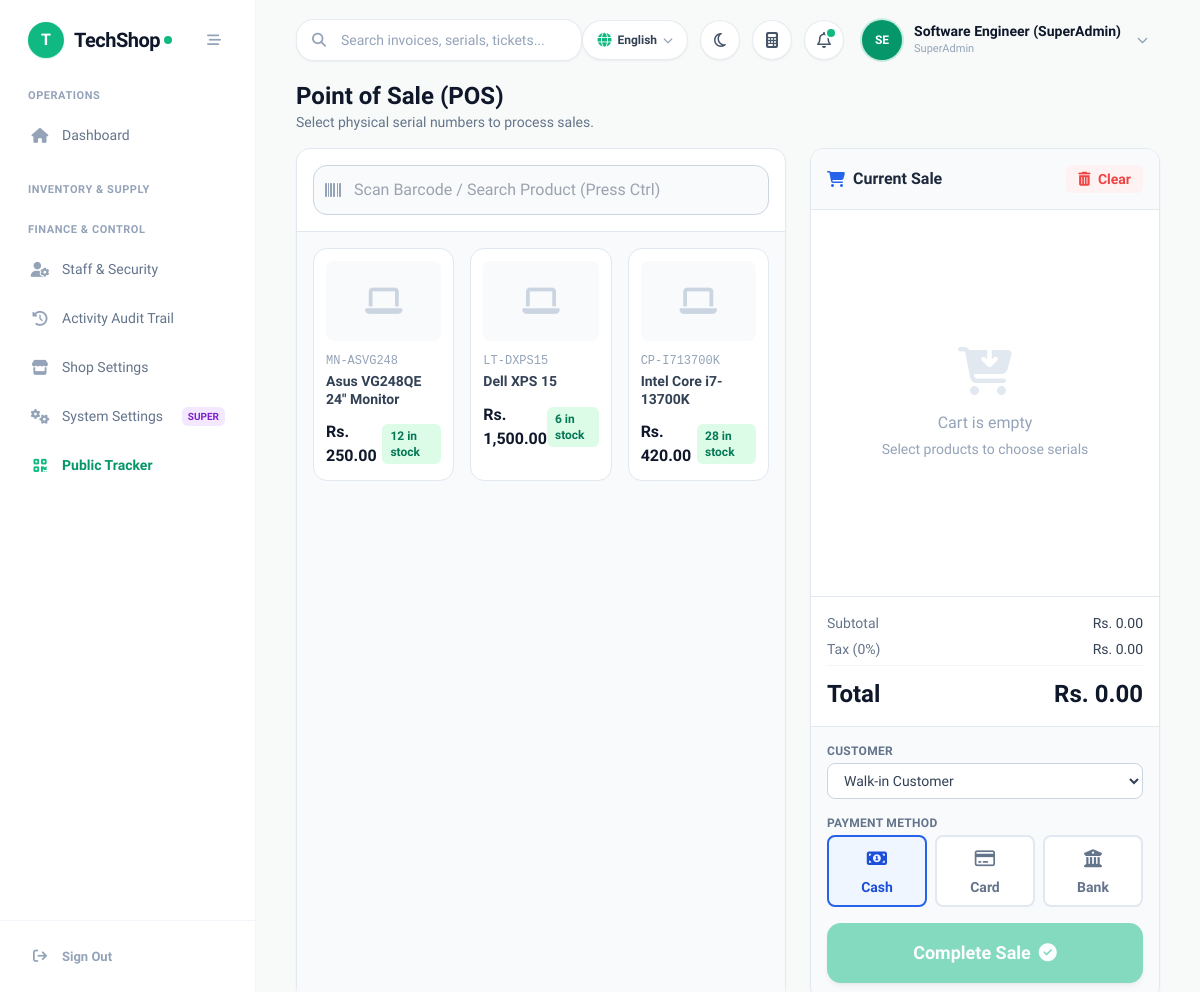
The app's page /pages/pos.php (signed in) with its own data.
### tables this page shows
CREATE TABLE `settings` (
  `setting_key` varchar(50) NOT NULL,
  `setting_value` text,
  `created_at` timestamp NULL DEFAULT CURRENT_TIMESTAMP,
  `updated_at` timestamp NULL DEFAULT CURRENT_TIMESTAMP ON UPDATE CURRENT_TIMESTAMP
);

CREATE TABLE `products` (
  `id` bigint UNSIGNED NOT NULL,
  `name` varchar(255) NOT NULL,
  `category_id` bigint UNSIGNED NOT NULL,
  `brand_id` bigint UNSIGNED NOT NULL,
  `product_code` varchar(50) NOT NULL,
  `ean` varchar(20) DEFAULT NULL,
  `upc` varchar(20) DEFAULT NULL,
  `cost_price` decimal(10,2) NOT NULL DEFAULT '0.00',
  `selling_price` decimal(10,2) NOT NULL DEFAULT '0.00',
  `min_price` decimal(10,2) DEFAULT '0.00',
  `max_price` decimal(10,2) DEFAULT '0.00',
  `warranty_months` int NOT NULL DEFAULT '0',
  `reorder_level` int NOT NULL DEFAULT '5',
  `unit` varchar(20) NOT NULL DEFAULT 'pcs',
  `description` text,
  `image` varchar(255) DEFAULT NULL,
  `status` enum('Active','Discontinued') NOT NULL DEFAULT 'Active',
  `created_at` timestamp NULL DEFAULT CURRENT_TIMESTAMP,
  `updated_at` timestamp NULL DEFAULT CURRENT_TIMESTAMP ON UPDATE CURRENT_TIMESTAMP,
  `sub_category` varchar(100) DEFAULT NULL,
  `model_number` varchar(100) DEFAULT NULL,
  `specifications` text,
  `unit_of_measure` varchar(50) NOT NULL DEFAULT 'pcs',
  `wholesale_price` decimal(10,2) NOT NULL DEFAULT '0.00',
  `tax_rate` decimal(5,2) NOT NULL DEFAULT '0.00',
  `location` varchar(100) DEFAULT 'Main Shelf',
  `is_bundle` tinyint(1) NOT NULL DEFAULT '0'
);

### pages/pos.php (the view, shortened to what the rows shown need)
<?php
require_once '../includes/db.php';
require_once '../includes/header.php';
$products = [];
$currency_symbol = 'Rs.';
if ($pdo) {
    try {
        $stmt_s = $pdo->query("SELECT setting_key, setting_value FROM settings");
        $settings_map = [];
        while ($s_row = $stmt_s->fetch(PDO::FETCH_ASSOC)) {
            $settings_map[$s_row['setting_key']] = $s_row['setting_value'];
        }
        if (!empty($settings_map['currency_symbol'])) {
            $currency_symbol = $settings_map['currency_symbol'];
        }
        $stmt = $pdo->query("
            SELECT p.id, p.product_code, p.name, p.selling_price, p.min_price, p.max_price, p.ean, p.upc, c.name as category_name,
                   (SELECT COUNT(*) FROM product_serials WHERE product_id = p.id AND status = 'in_stock') as stock
            FROM products p
            LEFT JOIN categories c ON p.category_id = c.id
            WHERE p.status = 'Active'
            HAVING stock > 0
            ORDER BY p.name ASC
        ");
        $products = $stmt->fetchAll(PDO::FETCH_ASSOC);
    } catch (\PDOException $e) {
        $db_error = $e->getMessage();
    }
}
?>
<div class="mb-4 flex justify-between items-center">
    <div>
        <h1 class="text-2xl font-bold text-slate-900">Point of Sale (POS)</h1>
    </div>
</div>
<div class="flex flex-col lg:flex-row gap-6 h-[calc(100vh-140px)]">
    <div class="w-full lg:w-7/12 flex flex-col h-full bg-white rounded-xl shadow-sm border border-slate-200">
        <div class="flex-1 p-4 overflow-y-auto bg-slate-50">
            <?php if (empty($products)): ?>
                <div class="flex flex-col items-center justify-center h-full text-slate-400">
                    <i class="fa-solid fa-box-open text-5xl mb-4 text-slate-200"></i>
                    <p>No products in stock.</p>
                </div>
            <?php else: ?>
                <div class="grid grid-cols-2 md:grid-cols-3 gap-4" id="catalogGrid">
                    <?php foreach ($products as $p): ?>
                    <div class="catalog-item border border-slate-200 rounded-xl p-3 hover:border-blue-500 hover:shadow-md cursor-pointer transition-all group bg-white relative overflow-hidden"
                         data-search="<?php echo strtolower(htmlspecialchars($p['name'] . ' ' . $p['product_code'] . ' ' . $p['ean'] . ' ' . $p['upc'])); ?>"
                         onclick="openSerialModal(<?php echo $p['id']; ?>, '<?php echo addslashes(htmlspecialchars($p['name'])); ?>', <?php echo $p['selling_price']; ?>, <?php echo (float)$p['min_price']; ?>, <?php echo (float)$p['max_price']; ?>)">
                        <div class="h-20 bg-slate-50 rounded-lg mb-3 flex items-center justify-center text-slate-300 group-hover:bg-blue-50 group-hover:text-blue-400 transition-colors">
                            <i class="fa-solid fa-laptop text-3xl"></i>
                        </div>
                        <div class="text-xs text-slate-400 font-mono mb-1"><?php echo htmlspecialchars($p['product_code']); ?></div>
                        <div class="font-bold text-slate-700 text-sm leading-tight mb-3 line-clamp-2" title="<?php echo htmlspecialchars($p['name']); ?>"><?php echo htmlspecialchars($p['name']); ?></div>
                        <div class="flex justify-between items-center mt-auto">
                            <div class="font-black text-slate-900"><?php echo htmlspecialchars($currency_symbol); ?> <?php echo number_format($p['selling_price'], 2); ?></div>
                            <div class="text-xs font-bold text-emerald-700 bg-emerald-100 px-2 py-1 rounded-md"><?php echo $p['stock']; ?> in stock</div>
                        </div>
                    </div>
                    <?php endforeach; ?>
                </div>
            <?php endif; ?>
        </div>
    </div>
    <div class="w-full lg:w-5/12 flex flex-col h-full bg-white rounded-xl shadow-sm border border-slate-200 overflow-hidden relative">
        <div class="p-4 bg-slate-50 border-b border-slate-200 flex justify-between items-center shrink-0">
            <h2 class="font-bold text-slate-800 flex items-center">
                <i class="fa-solid fa-cart-shopping mr-2 text-blue-600"></i> Current Sale
            </h2>
        </div>
    </div>
</div>
<?php require_once '../includes/footer.php'; ?>

### includes/header.php (shortened to what the rows shown need)
<?php
require_once __DIR__ . '/lang.php';
$user = $_SESSION['user'];
$role = $user['role'] ?? 'Cashier';
        ?>
        <?php
function isActive($page) {
    $current = basename($_SERVER['PHP_SELF']);
    return 'text-slate-500 hover:text-slate-900 hover:bg-slate-50/80 font-medium';
}
function getIconColor($page) {
    $current = basename($_SERVER['PHP_SELF']);
    return 'text-slate-400 group-hover:text-slate-600';
}
$sys_name = 'TechShop';
$sys_logo = '';
if (isset($pdo) && $pdo) {
    try {
        $stmt_h = $pdo->query("SELECT setting_key, setting_value FROM settings WHERE setting_key IN ('system_name', 'shop_logo', 'currency_symbol', 'shop_currency', 'supported_currencies_json')");
        while ($row = $stmt_h->fetch()) {
            if ($row['setting_key'] === 'system_name' && !empty($row['setting_value'])) $sys_name = $row['setting_value'];
        }
    } catch (\Exception $e) {}
}
?>
<!DOCTYPE html>
<html lang="en" class="h-full">
<head>
    <script src="https://cdn.tailwindcss.com"></script>
    <link rel="stylesheet" href="https://cdnjs.cloudflare.com/ajax/libs/font-awesome/6.5.1/css/all.min.css">
</head>
<body class="bg-[#F7FAF8] text-slate-800 font-sans flex h-screen overflow-hidden antialiased">
    <aside id="mainSidebar" class="w-64 bg-white border-r border-slate-100/90 flex flex-col fixed md:static inset-y-0 left-0 z-50 transform -translate-x-full md:translate-x-0 transition-transform duration-200 ease-in-out">
        <div class="h-20 flex items-center justify-between px-7">
            <a href="dashboard.php" class="flex items-center gap-2.5 group">
                <?php if ($sys_logo): ?>
                    <img src="../uploads/logo/<?php echo htmlspecialchars($sys_logo); ?>" alt="Logo" class="h-9 w-9 object-contain rounded-xl">
                <?php else: ?>
                    <div class="w-9 h-9 rounded-2xl bg-emerald-500 text-white flex items-center justify-center font-black text-base shadow-sm shadow-emerald-500/20">
                        <?php echo strtoupper(substr($sys_name, 0, 1)); ?>
                    </div>
                <?php endif; ?>
                <div class="flex items-center tracking-tight">
                    <span class="text-xl font-bold text-slate-900 tracking-tight"><?php echo htmlspecialchars($sys_name); ?></span>
                    <span class="w-2 h-2 rounded-full bg-emerald-500 ml-1 inline-block"></span>
                </div>
            </a>
        </div>
        <nav class="flex-1 overflow-y-auto px-4 py-2 space-y-6">
            <div>
                <p class="text-[11px] font-bold uppercase tracking-wider text-slate-400 px-3 mb-2"><?php echo __('nav_operations'); ?></p>
                <div class="space-y-1">
                    <a href="dashboard.php" class="sidebar-item flex items-center px-3.5 py-3 rounded-2xl group <?php echo isActive('dashboard.php'); ?>">
                        <i class="fa-solid fa-house w-5 text-center text-[15px] <?php echo getIconColor('dashboard.php'); ?>"></i>
                        <span class="ml-3 text-[14px]"><?php echo __('nav_dashboard'); ?></span>
                    </a>
                </div>
            </div>
            <div>
                <p class="text-[11px] font-bold uppercase tracking-wider text-slate-400 px-3 mb-2"><?php echo __('nav_inventory_supply'); ?></p>
            </div>
            <div>
                <p class="text-[11px] font-bold uppercase tracking-wider text-slate-400 px-3 mb-2"><?php echo __('nav_finance_control'); ?></p>
                <div class="space-y-1">
                    <?php if (in_array($role, ['Admin', 'Manager', 'SuperAdmin'])): ?>
                    <a href="users.php" class="sidebar-item flex items-center px-3.5 py-3 rounded-2xl group <?php echo isActive('users.php'); ?>">
                        <i class="fa-solid fa-user-gear w-5 text-center text-[15px] <?php echo getIconColor('users.php'); ?>"></i>
                        <span class="ml-3 text-[14px]"><?php echo __('nav_staff'); ?></span>
                    </a>
                    <a href="audit_log.php" class="sidebar-item flex items-center px-3.5 py-3 rounded-2xl group <?php echo isActive('audit_log.php'); ?>">
                        <i class="fa-solid fa-clock-rotate-left w-5 text-center text-[15px] <?php echo getIconColor('audit_log.php'); ?>"></i>
                        <span class="ml-3 text-[14px]"><?php echo __('nav_audit'); ?></span>
                    </a>
                    <?php endif; ?>
                    <?php if (in_array($role, ['Admin', 'SuperAdmin'])): ?>
                    <a href="shop_settings.php" class="sidebar-item flex items-center px-3.5 py-3 rounded-2xl group <?php echo isActive('shop_settings.php'); ?>">
                        <i class="fa-solid fa-store w-5 text-center text-[15px] <?php echo getIconColor('shop_settings.php'); ?>"></i>
                        <span class="ml-3 text-[14px]"><?php echo __('nav_shop_settings'); ?></span>
                    </a>
                    <?php endif; ?>
                    <?php if ($role === 'SuperAdmin'): ?>
                    <a href="settings.php" class="sidebar-item flex items-center justify-between px-3.5 py-3 rounded-2xl group <?php echo isActive('settings.php'); ?>">
                        <div class="flex items-center">
                            <i class="fa-solid fa-gears w-5 text-center text-[15px] <?php echo getIconColor('settings.php'); ?>"></i>
                            <span class="ml-3 text-[14px]"><?php echo __('nav_system_settings'); ?></span>
                        </div>
                        <span class="px-1.5 py-0.5 rounded-md bg-purple-100 text-purple-700 text-[10px] font-extrabold uppercase">Super</span>
                    </a>
                    <?php endif; ?>
                    <a href="track.php" target="_blank" class="sidebar-item flex items-center px-3.5 py-3 rounded-2xl group text-emerald-600 hover:bg-emerald-50/80 font-bold">
                    </a>
                </div>
            </div>
        </nav>
        <div class="p-4 border-t border-slate-100">
            <a href="../logout.php" class="flex items-center px-3.5 py-2.5 text-slate-400 hover:text-red-500 hover:bg-red-50/60 rounded-2xl transition-all">
                <i class="fa-solid fa-arrow-right-from-bracket w-5 text-center text-[14px]"></i>
                <span class="ml-3 text-[13px] font-semibold"><?php echo __('nav_sign_out'); ?></span>
            </a>
        </div>
    </aside>
    <main class="flex-1 flex flex-col h-screen overflow-hidden bg-[#F7FAF8]">
        <header class="h-20 bg-transparent flex items-center justify-between px-6 lg:px-10 z-20 shrink-0">
            <div class="flex items-center gap-4 flex-1">
                <div class="relative w-full max-w-sm hidden sm:block">
                    <input
                        type="text"
                        id="globalSearchInput"
                        placeholder="<?php echo __('hdr_search_placeholder', 'Search anything (F2)...'); ?>"
                        class="w-full pl-11 pr-4 py-2.5 bg-white border border-slate-200/80 rounded-2xl text-sm font-medium text-slate-800 placeholder-slate-400 focus:outline-none focus:ring-2 focus:ring-emerald-500/20 focus:border-emerald-500 shadow-sm transition-all"
                        onkeyup="handleGlobalSearch(event)"
                    >
                </div>
            </div>
        </header>
        <div class="flex-1 overflow-y-auto px-6 lg:px-10 pb-10">

### records on screen
settings: setting_value "T", setting_value "TechShop"
settings: setting_value "OPERATIONS", setting_value "Dashboard", setting_value "INVENTORY & SUPPLY", setting_value "FINANCE & CONTROL", setting_value "Staff & Security", setting_value "Activity Audit Trail", setting_value "Shop Settings", setting_value "System Settings", setting_value "Sign Out"
products: product_code "MN-ASVG248", name "Asus VG248QE 24\" Monitor", selling_price "250.00", stock "12"
products: product_code "LT-DXPS15", name "Dell XPS 15", selling_price "1,500.00", stock "6"
products: product_code "CP-I713700K", name "Intel Core i7-13700K", selling_price "420.00", stock "28"

### other values on screen
$initials "SE"
$user_name "Software Engineer (SuperAdmin)"
$user_role "SuperAdmin"
$currency_symbol "Rs."
$tax_rate "0"
